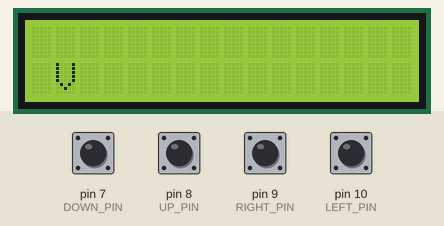
Recording of a program running on a simulated Arduino Uno, built with avr-gcc and run on an emulated ATmega328P. On the bench: 16×2 character LCD. Inputs (shaded band) come from the test bench; at power-on: pin 7 (DOWN_PIN), pin 8 (UP_PIN), pin 9 (RIGHT_PIN), pin 10 (LEFT_PIN) HIGH. What the program prints to the serial monitor is not drawn.

Above: at 1.2 s.
1.3 s: pin 8 (UP_PIN) pulled LOW for 0.15 s
At 2.4 s:
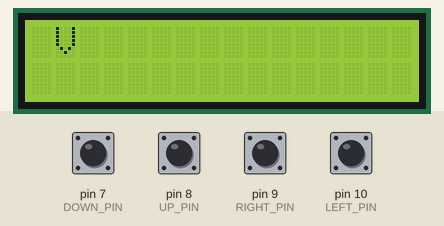
4.4 s: pin 9 (RIGHT_PIN) pulled LOW for 0.15 s
At 5.7 s:
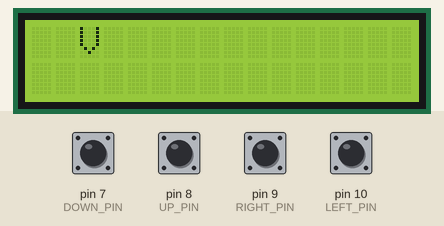
6.1 s: pin 7 (DOWN_PIN) pulled LOW for 0.15 s
At 6.9 s:
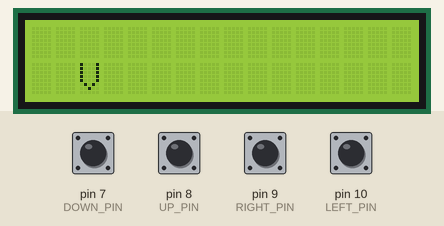
9.2 s: pin 9 (RIGHT_PIN) pulled LOW for 1 s
At 11.4 s:
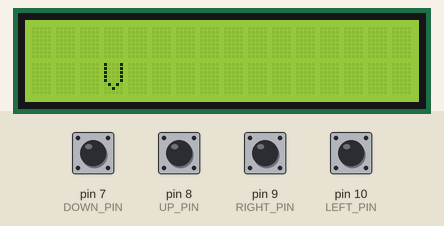
11.7 s: pin 8 (UP_PIN) pulled LOW for 1 s
At 14.1 s:
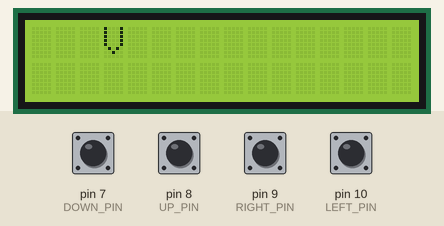
15.7 s: pin 7 (DOWN_PIN) pulled LOW for 1 s
At 17.3 s:
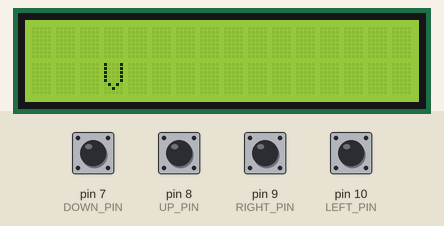
Timing chart, 0 to 18.8 s (numbered marks = the images above; inputs shaded):
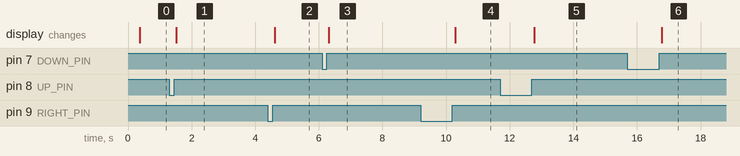

The program:

main.cpp
```cpp
#include <Arduino.h>
#include <LiquidCrystal.h>
#include <Wire.h>

#define PINS 4
#define LEFT_PIN 10
#define RIGHT_PIN 9
#define UP_PIN 8
#define DOWN_PIN 7
#define DEBOUNCE_DELAY 50 // ms

const int rs = 12, enable = 11, d4 = 5, d5 = 4, d6 = 3, d7 = 2;
LiquidCrystal lcd(rs, enable, d4, d5, d6, d7);

int x = 0;
int y = 0;
char player = 'V'; // a white box

const int buttonPins[PINS] = {LEFT_PIN, RIGHT_PIN, UP_PIN, DOWN_PIN};
int buttonStates[PINS];
int lastButtonStates[PINS] = {LOW, LOW};

unsigned long lastDebounceTimes[PINS] = {0, 0};

void setup()
{
  for (int i = 0; i < PINS; i++)
  {
    pinMode(buttonPins[i], INPUT_PULLUP);
  }

  Serial.begin(9600);
  // put your setup code here, to run once:
  lcd.begin(16, 2);
  lcd.setCursor(x, y);
}

void right()
{
  if (x < 15)
    x++;
}

void left()
{
  if (x > 0)
    x--;
}

void up()
{
  if (y == 1)
    y = 0;
}

void down()
{
  if (y == 0)
    y = 1;
}

void debounce_button(int index)
{
  int buttonPin = buttonPins[index];

  int reading = digitalRead(buttonPin);

  if (reading != lastButtonStates[index])
  {
    lastDebounceTimes[index] = millis();
  }

  if ((millis() - lastDebounceTimes[index]) > DEBOUNCE_DELAY)
  {

    if (reading != buttonStates[index])
    {
      buttonStates[index] = reading;

      if (buttonStates[index] == HIGH)
      {
        if (buttonPin == LEFT_PIN)
        {
          Serial.println("moving left");
          left();
        }
        else if (buttonPin == RIGHT_PIN)
        {
          Serial.println("moving right");
          right();
        }
        else if (buttonPin == UP_PIN)
        {
          Serial.println("moving up");
          up();
        }
        else if (buttonPin == DOWN_PIN)
        {
          Serial.println("moving down");
          down();
        }
      }
    }
  }

  // Here op...

  lastButtonStates[index] = reading;
}

void handle_clicks()
{
  for (int i = 0; i < PINS; i++)
  {
    debounce_button(i);
  }
}

void loop()
{
  lcd.clear();
  lcd.setCursor(x, y);
  lcd.print(player);
  handle_clicks();
}
```

Measured:
- after the input at 1.3 s, the display: changes after 0.22 s (image 1)
- after the input at 4.4 s, the display: changes after 0.21 s (image 2)
- after the input at 6.1 s, the display: changes after 0.21 s (image 3)
- after the input at 9.2 s, the display: changes after 1.1 s (image 4)
- after the input at 11.7 s, the display: changes after 1.1 s (image 5)
- after the input at 15.7 s, the display: changes after 1.1 s (image 6)
